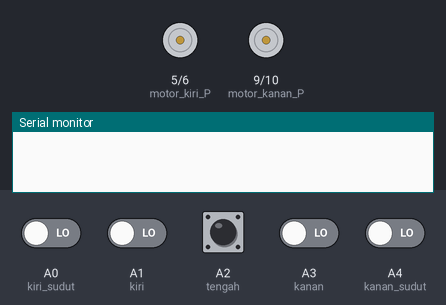
The sketch below on a simulated Arduino Uno, built with avr-gcc and run on an emulated ATmega328P. Shown: motor-driver pin pairs drawn as motors (green arrow = first pin HIGH = forward, orange = second pin HIGH = backward, longer = more drive), the last lines printed to the serial monitor. The inputs (shaded band) are chosen by the test bench; at power-on: A0 (kiri_sudut), A1 (kiri), A2 (tengah), A3 (kanan), A4 (kanan_sudut) LOW.

Above: at 1.2 s.
1.3 s: A0 (kiri_sudut) driven HIGH and A1 (kiri) driven HIGH and A2 (tengah) driven HIGH and A3 (kanan) driven HIGH and A4 (kanan_sudut) driven HIGH
At 2.3 s:
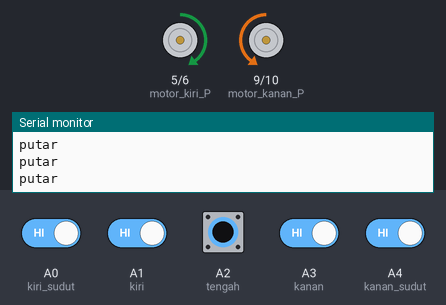
2.9 s: A2 (tengah) driven LOW
At 3.8 s:
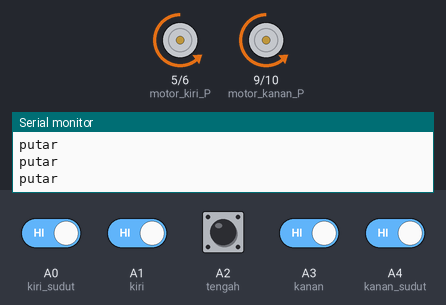
4.4 s: A1 (kiri) driven LOW
At 5.2 s:
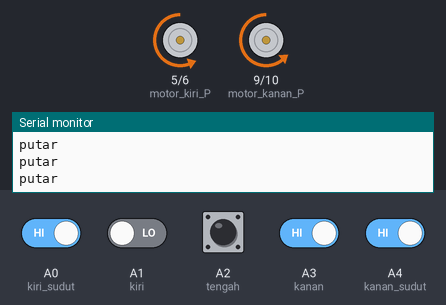
5.9 s: A2 (tengah) driven HIGH
At 7.1 s:
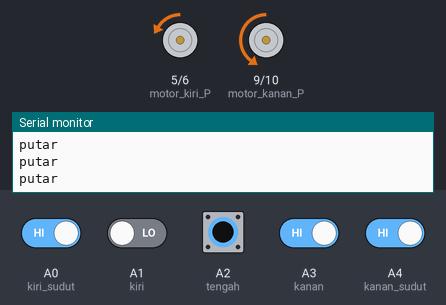
7.4 s: A1 (kiri) driven HIGH
At 8.1 s:
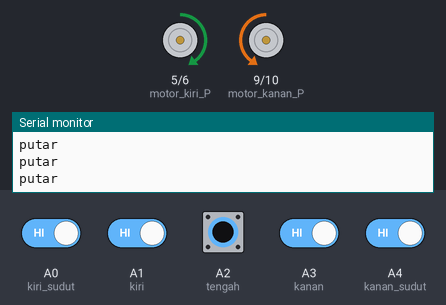
10.4 s: A2 (tengah) pulsed LOW 2 times (0.12 s each, 0.3 s apart)
At 10.71 s:
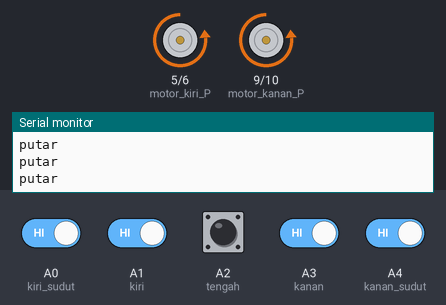
Timing chart, 0 to 13.4 s (numbered marks = the images above; inputs shaded):
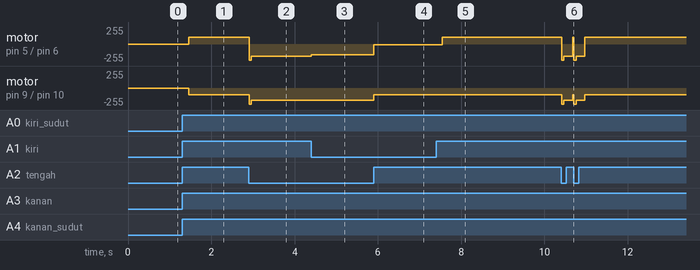

Measured:
- after the input at 1.3 s, motor on pin 5 (motor_kiri_P) / pin 6 (motor_kiri_N): stopped → forward 100/255 after 0.15 s; motor on pin 9 (motor_kanan_P) / pin 10 (motor_kanan_N): stopped → backward 100/255 after 0.15 s
- after the input at 2.9 s, motor on pin 5 (motor_kiri_P) / pin 6 (motor_kiri_N): forward 100/255 → backward 180/255 at once; motor on pin 9 (motor_kanan_P) / pin 10 (motor_kanan_N): backward 100/255 → backward 180/255 at once
- after the input at 4.4 s, motor on pin 5 (motor_kiri_P) / pin 6 (motor_kiri_N): backward 180/255 → backward 160/255 at once
- after the input at 5.9 s, motor on pin 5 (motor_kiri_P) / pin 6 (motor_kiri_N): backward 160/255 → backward 10/255 at once; motor on pin 9 (motor_kanan_P) / pin 10 (motor_kanan_N): backward 180/255 → backward 100/255 at once
- after the input at 7.4 s, motor on pin 5 (motor_kiri_P) / pin 6 (motor_kiri_N): backward 10/255 → forward 100/255 after 0.15 s
- after the input at 10.4 s, motor on pin 5 (motor_kiri_P) / pin 6 (motor_kiri_N): forward 100/255 → backward 180/255 at once, → forward 100/255 0.56 s later; motor on pin 9 (motor_kanan_P) / pin 10 (motor_kanan_N): backward 100/255 → backward 180/255 at once, → backward 100/255 0.56 s later

The sketch:

FIX_ROBOT_LINE_FOLLOWER_LINTASAN_TUNGGAL.ino
```cpp
//MUHAMMAD RAMADHAN
//FIX_ROBOT_LINE_FOLLOWER_LINTASAN_TUNGGAL
// Deteksi garis / benda hitam logika sensor = '0'
// Deteksi garis / benda putih logika sensor = '1'
// Sensor terpasang pada pin A0(kiri sudut), A1(kiri), A2(tengah), A3(kanan) dan A4(kanan sudut)
// Motor gearbox kiri terpasang pada pin D5 dan D6
// Motor gearbox kanan terpasang pada pin D9 dan D10

///// Pin sensor line follower
#define kiri_sudut A0
#define kiri A1
#define tengah A2
#define kanan A3
#define kanan_sudut A4

///// Pin motor gearbox
#define motor_kiri_P 5
#define motor_kiri_N 6
#define motor_kanan_P 9
#define motor_kanan_N 10

int in_kiri_sudut;
int in_kiri;
int in_tengah;
int in_kanan;
int in_kanan_sudut;

int speed_base=80;
int speed_base_low=10;
int speed_low=20;
int speed_mid=80;
int speed_high=100;

int count=100;
int next=1;
int ok=0;

void setup() {
  // put your setup code here, to run once:

pinMode(kiri_sudut,INPUT);
pinMode(kiri,INPUT);
pinMode(tengah,INPUT);
pinMode(kanan,INPUT);
pinMode(kanan_sudut,INPUT);

pinMode(motor_kiri_P,OUTPUT);
pinMode(motor_kiri_N,OUTPUT);
pinMode(motor_kanan_P,OUTPUT);
pinMode(motor_kanan_N,OUTPUT);
Serial.begin(9600);

// Robot line follower full sensor full putih ==> awal jalan maju lambat cari garis hitam
baca_sensor();
 if ((in_kiri_sudut==1) && (in_kiri==1) && (in_tengah==1)  && (in_kanan==1) && (in_kanan_sudut==1))
  {
  analogWrite(motor_kiri_P,0);//LOW
  analogWrite(motor_kiri_N,speed_base);//HIGH
  analogWrite(motor_kanan_P,0);//LOW
  analogWrite(motor_kanan_N,speed_base);//HIGH
  do
    {
    baca_sensor();
    if ((in_kiri_sudut==0) || (in_kiri==0) || (in_tengah==0)  || (in_kanan==0) || (in_kanan_sudut==0))
    {
    next=0;
    }
    }
  while(next==1);
  next=1;
  }
}

void loop() {
  baca_sensor();
  ////////////// pergerakan robot //////////////////////////

  //////////////////////////////////////////////////////////
  // Robot line follower full sensor full hitam ==> berhenti
  if ((in_kiri_sudut==0) && (in_kiri==0) && (in_tengah==0)
  && (in_kanan==0) && (in_kanan_sudut==0)){
  digitalWrite(motor_kiri_P,LOW);
  digitalWrite(motor_kiri_N,LOW);
  digitalWrite(motor_kanan_P,LOW);
  digitalWrite(motor_kanan_N,LOW);
  ok=0;
  }

  // langkah => 1 ///////////////////////////////////////////////////
  // Robot line follower bergerak => belok kiri full speed (1 sensor)
  if ((in_kiri_sudut==0) && (in_kiri==1) && (in_tengah==1)
  && (in_kanan==1) && (in_kanan_sudut==1)){
  analogWrite(motor_kiri_P,0);//LOW
  analogWrite(motor_kiri_N,0);//HIGH
  analogWrite(motor_kanan_P,0);//LOW
  analogWrite(motor_kanan_N,speed_base+speed_high);//HIGH
  ok=0;
  }

  // langkah => 2 ///////////////////////////////////////////////////
  // Robot line follower bergerak => belok kiri (2 sensor)
  if ((in_kiri_sudut==1) && (in_kiri==1) && (in_tengah==1)
  && (in_kanan==0) && (in_kanan_sudut==0)){
  analogWrite(motor_kiri_P,0);//LOW
  analogWrite(motor_kiri_N,0);//HIGH
  analogWrite(motor_kanan_P,0);//LOW
  analogWrite(motor_kanan_N,speed_base+speed_mid);//HIGH
  ok=0;
  }

  // langkah => 3 ///////////////////////////////////////////////////
  // Robot line follower bergerak => belok kiri slow (1 sensor)
  if ((in_kiri_sudut==1) && (in_kiri==0) && (in_tengah==1)
  && (in_kanan==1) && (in_kanan_sudut==1)){
  analogWrite(motor_kiri_P,0);//LOW
  analogWrite(motor_kiri_N,speed_base_low);//HIGH
  analogWrite(motor_kanan_P,0);//LOW
  analogWrite(motor_kanan_N,speed_base+speed_low);//HIGH
  ok=0;
  }

  // langkah => 4 ///////////////////////////////////////////////////
  // Robot line follower bergerak => maju full speed (2 sensor)
  if ((in_kiri_sudut==1) && (in_kiri==0) && (in_tengah==0)
  && (in_kanan==1) && (in_kanan_sudut==1)){
  analogWrite(motor_kiri_P,0);//LOW
  analogWrite(motor_kiri_N,speed_base+speed_mid);//HIGH
  analogWrite(motor_kanan_P,0);//LOW
  analogWrite(motor_kanan_N,speed_base+speed_high);//HIGH
  ok=0;
  }

  // langkah => 5 ///////////////////////////////////////////////////
  // Robot line follower bergerak => maju full speed (1 sensor)
  if ((in_kiri_sudut==1) && (in_kiri==1) && (in_tengah==0)
  && (in_kanan==1) && (in_kanan_sudut==1)){
  analogWrite(motor_kiri_P,0);//LOW
  analogWrite(motor_kiri_N,speed_base+speed_high);//HIGH
  analogWrite(motor_kanan_P,0);//LOW
  analogWrite(motor_kanan_N,speed_base+speed_high);//HIGH
  ok=0;
  }

  // langkah => 6 ///////////////////////////////////////////////////
  // Robot line follower bergerak => maju full speed (2 sensor)
  if ((in_kiri_sudut==1) && (in_kiri==1) && (in_tengah==0)
  && (in_kanan==0) && (in_kanan_sudut==1)){
  analogWrite(motor_kiri_P,0);//LOW
  analogWrite(motor_kiri_N,speed_base+speed_high);//HIGH
  analogWrite(motor_kanan_P,0);//LOW
  analogWrite(motor_kanan_N,speed_base+speed_mid);//HIGH
  ok=0;
  }

  // langkah => 7 ///////////////////////////////////////////////////
  // Robot line follower bergerak => belok kanan slow (1 sensor)
  if ((in_kiri_sudut==1) && (in_kiri==1) && (in_tengah==1)
  && (in_kanan==0) && (in_kanan_sudut==1)){
  analogWrite(motor_kiri_P,0);//LOW
  analogWrite(motor_kiri_N,speed_base+speed_low);//HIGH
  analogWrite(motor_kanan_P,0);//LOW
  analogWrite(motor_kanan_N,speed_base_low);//HIGH
  ok=0;
  }

  // langkah => 8 ///////////////////////////////////////////////////
  // Robot line follower bergerak => belok kanan (2 sensor)
  if ((in_kiri_sudut==1) && (in_kiri==1) && (in_tengah==1)
  && (in_kanan==0) && (in_kanan_sudut==0)){
  analogWrite(motor_kiri_P,0);//LOW
  analogWrite(motor_kiri_N,speed_base+speed_mid);//HIGH
  analogWrite(motor_kanan_P,0);//LOW
  analogWrite(motor_kanan_N,0);//HIGH
  ok=0;
  }
  // langkah => 9 ///////////////////////////////////////////////////
  // Robot line follower bergerak => belok kanan full speed (1 sensor)
  if ((in_kiri_sudut==1) && (in_kiri==1) && (in_tengah==1)
  && (in_kanan==1) && (in_kanan_sudut==0)){
  analogWrite(motor_kiri_P,0);//LOW
  analogWrite(motor_kiri_N,speed_base+speed_high);//HIGH
  analogWrite(motor_kanan_P,0);//LOW
  analogWrite(motor_kanan_N,0);//HIGH
  ok=0;
  }

  // langkah => 10 ////////////////////////////////////////////////////////////////////////////////
  /////////////////////////////////////////////////////////////////////////////////////////////////
  // Robot line follower full sensor ==> cek sensor hilang garis hitam berapa kali sebelum berputar
  if ((in_kiri_sudut==1) && (in_kiri==1) && (in_tengah==1)  && (in_kanan==1) && (in_kanan_sudut==1))
  {
  //delay(1);
  ok++;
  if (ok>30)
  {
  do
  {
  ok=0;
  baca_sensor();
  analogWrite(motor_kiri_P,speed_base+speed_low);
  analogWrite(motor_kiri_N,0);//HIGH
  analogWrite(motor_kanan_P,0);//LOW
  analogWrite(motor_kanan_N,speed_base+speed_low);
  Serial.println("putar");
  delay(1);
  if (in_tengah==0)
  {
  next=0;
  analogWrite(motor_kiri_P,0);//LOW
  analogWrite(motor_kiri_N,speed_base+speed_base+speed_mid);
  analogWrite(motor_kanan_P,0);//LOW
  analogWrite(motor_kanan_N,speed_base+speed_base+speed_mid);
  delay(50);
  }
  }
  while(next==1);
  next=1;
  }
  }
  ////////////////////////////////////////////////////////////////////////////////
  delay(5);
}

void baca_sensor(){
  ///////// proses baca sensor
  in_kiri_sudut=digitalRead(kiri_sudut);
  in_kiri=digitalRead(kiri);
  in_tengah=digitalRead(tengah);
  in_kanan=digitalRead(kanan);
  in_kanan_sudut=digitalRead(kanan_sudut);
}
```
